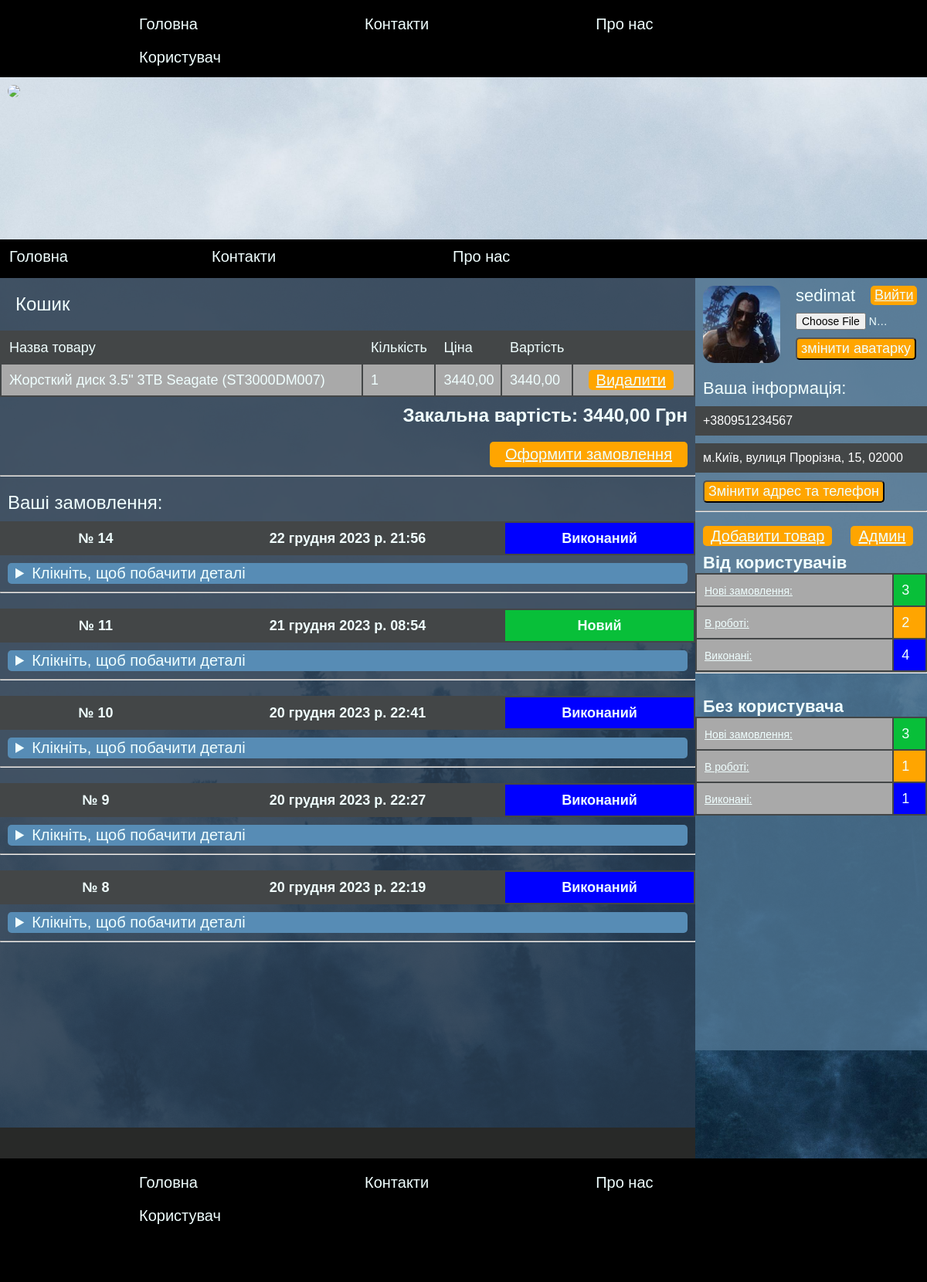
Page /user (signed in) on the committed database.
### Shop/models.py (models this page shows, shortened)
class Products(models.Model):
    name = models.CharField(max_length=50, verbose_name="Назва")
    description = models.TextField(verbose_name="Опис")
    published_date = models.DateTimeField(auto_created=True, verbose_name="Час")
    amount = models.DecimalField(max_digits=10, decimal_places=0, verbose_name="Кількість")
    price = models.DecimalField(max_digits=10, decimal_places=2, verbose_name="Ціна товару")  # вказує число флоат до коми та після
    category = models.ForeignKey(Category, on_delete=models.CASCADE, null=True, blank=True, verbose_name="Категорія")
    def __str__(self):
        return self.name
    class Meta:
        verbose_name = "Товар"
        verbose_name_plural = "Товари"

class ListOrders(models.Model):
    user = models.ForeignKey(User, on_delete=models.CASCADE, verbose_name="Покупець")
    description = models.TextField(verbose_name="Замовлення")
    status = models.PositiveIntegerField(default=1, verbose_name="Статус")
    date = models.DateTimeField(auto_created=True, verbose_name="Час")
    price = models.DecimalField(max_digits=10, decimal_places=2,default=1, verbose_name="Ціна замовлення")
    class Meta:
        verbose_name = "Замовлення"
        verbose_name_plural = "Замовлення"

class UserProfile(models.Model):
    id_user = models.ForeignKey(User, on_delete=models.CASCADE, verbose_name="Користувач")
    avatar = models.ImageField(upload_to='avatar', default='avatar/avatar_crj2ayQ.jpg')
    phone = models.CharField(max_length=13, verbose_name="Телефон")
    address = models.TextField(verbose_name="Адреса")
    class Meta:
        verbose_name = "Користувач додаток"
        verbose_name_plural = "Користувачі додаток"

### Shop/views.py (the view, shortened to what this page needs)
# urls.py: path('user', views.user, name='user'),
def user(request):
    category = Category.objects.all()
    if request.user.username:
        user = User.objects.get(username=request.user.username)
        orders = ListOrders.objects.filter(user=user).order_by("-date")
        list_orders = UpdateOrder(orders)  # Перетворений список
        basket_buf = BasketDict(user)
        info = UserInfo(user)
        form = UserRegistrationForm()
        context = {
            'orders': list_orders,
            'category': category,
            'user': user,
            'info': info,
            'form': form,
            'basket': basket_buf[0],
            'sum': basket_buf[1]
        }
        context.update(ListOrder())
        context.update(NoUserListOrder())
        return render(request, 'Shop/user.html', context=context)
    return render(request, 'Shop/user.html')

### Shop/forms.py
class UserRegistrationForm(UserCreationForm):
    class Meta:
        model = User
        fields = ['username', 'email', 'password1', 'password2']

### Shop/views.py (called while the page is built)
def UpdateOrder(orders):
    list_orders = []
    for i in orders:
        a = json.loads(i.description)
        for it in a:
            product = get_object_or_404(Products, id=it[4])
            imgs = ImgProduct.objects.filter(product=product.id)
            user = User.objects.get(username=i.user)
            user_profile = UserProfile.objects.get(id_user=user.id)
            it.append(imgs[0])
            it.append(product)
        list_orders.append([i.user, a, i.status, i.date, i.price, user_profile, i.id])
    return list_orders

def ListOrder():
    new = ListOrders.objects.filter(status=1).order_by("-date")  # сортує по даті додавання
    work = ListOrders.objects.filter(status=2).order_by("-date")  # сортує по даті додавання
    end = ListOrders.objects.filter(status=3).order_by("-date")  # сортує по даті додавання
    return {'new': new, 'work': work, 'end': end, 'lnew': len(new), 'lwork': len(work), 'lend': len(end)}

def NoUserListOrder():
    new = NoUserListOrders.objects.filter(status=1).order_by("-date")  # сортує по даті додавання
    work = NoUserListOrders.objects.filter(status=2).order_by("-date")  # сортує по даті додавання
    end = NoUserListOrders.objects.filter(status=3).order_by("-date")  # сортує по даті додавання
    return {'NUnew': new, 'NUwork': work, 'NUend': end, 'NUlnew': len(new), 'NUlwork': len(work), 'NUlend': len(end)}

def UserInfo(user):
    try:
        info = UserProfile.objects.get(id_user=user)
        return info
    except:
        return False

def BasketDict(user):
    basket2 = BufBasket.objects.filter(user=user)
    basket = []
    sum = 0
    for b in basket2:
        product = Products.objects.get(id=b.prod.id)
        all = b.quantity * product.price
        sum += all
        item = {
            'id': b.id,
            'user': b.user,
            'product_name': product.name,
            'quantity': b.quantity,
            'price': product.price,
            'all_price': all
        }
        basket.append(item)
    return (basket, sum,)

### template/Shop/user.html (shortened to what this page needs)
{% extends "Shop/base.html" %}
{% block content1 %}
{% if user.is_authenticated %}
<img class="avatar" src="{{ info.avatar.url }}" style=" width:100px;">
<p id="logo_text" >{{ user.username }}</p>
<a href="{% url 'logout' %}" id="del_1bask">Вийти</a>
<form enctype="multipart/form-data" action="{% url 'edit_profile' id=user.id type=1 %}" method="POST">
    <input type="file" id="file" name="avatar">
    <button type="submit" id="del_1bask">змінити аватарку</button>
</form>
<br>
<p id="logo_text" >Ваша інформація:</p>
<form enctype="multipart/form-data" action="{% url 'edit_profile' id=user.id type=2 %}" method="POST">
    <input type="text" class="table_basket1" name="phone" id="phone0" value="{{ info.phone }}">
    <input type="text" class="table_basket1" name="address" id="address0" value="{{ info.address }}">
    <button type="submit" id="del_1bask" >Змінити адрес та телефон</button>
</form>
{% endif %}
<hr>
{% if request.user.is_staff %}
    <a href="{% url 'creat' %}" id="del_bask">Добавити товар</a>
    <a href="{% url 'admin:index' %}" id="del_bask">Админ</a>
<br>
<h2 id="logo_text">Від користувачів</h2>
<table class="table_basket">
        <tr id="tr1">
            <td><a href="{% url 'orders' id=1 %}" id="product_txt">Нові замовлення:</a></td>
            <td style="background-color: #08bf39;">{{ lnew }}</td>
        </tr>
        <tr id="tr1">
            <td><a href="{% url 'orders' id=2 %}" id="product_txt">В роботі:</a></td>
            <td style="background-color: orange;">{{ lwork }}</td>
        </tr>
        <tr id="tr1">
            <td><a href="{% url 'orders' id=3 %}" id="product_txt">Виконані:</a></td>
            <td style="background-color: blue;">{{ lend }}</td>
        </tr>
</table>
<hr>
<h2 id="logo_text">Без користувача</h2>
<table class="table_basket">
        <tr id="tr1">
            <td><a href="{% url 'orders0' id=1 %}" id="product_txt">Нові замовлення:</a></td>
            <td style="background-color: #08bf39;">{{ NUlnew }}</td>
        </tr>
        <tr id="tr1">
            <td><a href="{% url 'orders0' id=2 %}" id="product_txt">В роботі:</a></td>
            <td style="background-color: orange;">{{ NUlwork }}</td>
        </tr>
        <tr id="tr1">
            <td><a href="{% url 'orders0' id=3 %}" id="product_txt">Виконані:</a></td>
            <td style="background-color: blue;">{{ NUlend }}</td>
        </tr>
</table>
{% endif %}
{% endblock %}
{% block content %}
<p id="product_txt_big">Кошик</p>
<table class="table_basket">
        <tr id="tr2">
            <td>Назва товару</td>
            <td>Кількість</td>
            <td>Ціна</td>
            <td>Вартість</td>
        </tr>
        {% for b in basket %}
            <tr id="tr1">
                <td>{{ b.product_name }}</td>
                <td>{{ b.quantity }}</td>
                <td>{{ b.price }}</td>
                <td>{{ b.all_price }}</td>
                <td><a id="del_bask" href="{% url 'basket_del' id=b.id %}">Видалити</a></td>
            </tr>
        {% endfor %}
</table>
{% if basket %}
<h2 id="sum_left"> Закальна вартість: {{ sum }} Грн</h2>
<br>
<a id="order" href="{% url 'order' %}">Оформити замовлення</a>
{% else %}
<h2 id="sum_left">Ваш кошик порожній.</h2>
{% endif %}
<hr>
<p class="form-label" >Ваші замовлення:</p>
{% for ord in orders %}
<table class="table_basket">
    <tr id="tr2">
        <th style="width:120px;">№ {{ ord.6 }}</th>
        <th style="width:200px;">{{ ord.3 }}</th>
        {% if ord.2 == 1 %}
            <th style="background-color: #08bf39; width:120px;">Новий</th>
        {% elif ord.2 == 2 %}
            <th style="background-color: orange; width:120px;">В роботі</th>
        {% elif ord.2 == 3 %}
            <th style="background-color: blue; width:120px;">Виконаний</th>
        {% else %}
            {{ ord.2 }}
        {% endif %}
    </tr>
</table>
<details>
  <summary id="del_bask" style="background-color: #578cb5;">Клікніть, щоб побачити деталі</summary>
</details>
<hr>
{% endfor %}
{% endblock %}

### static/Shop/style.css (style rules this page uses)
body { background-image: url('img/back1.jpg'); background-size: cover; background-position: center; background-repeat: no-repeat; background-attachment: fixed; padding: 0px; margin: 0px; }
hr { clear: both; margin: 0px 0px 20px 0px; }
.form-label { color: azure; font-family: sans-serif; font-size: 24px; margin: 10px; }
.avatar { float: left; border-radius: 15px; margin: 10px; width: 60px; }
#product_txt { font-family: sans-serif; font-size: 14px; color: azure; }
#product_txt_big { margin: 20px 20px 20px 20px; font-family: sans-serif; font-size: 24px; color: azure; }
.table_basket { background-color: #434647; width: 100%; font-family: sans-serif; font-size: 18px; color: azure; margin: 10px 0px 0px 0px; }
.table_basket1 { border: none; background-color: #434647; width: 290px; font-family: sans-serif; font-size: 16px; color: white; padding: 10px 0px 10px 10px; margin: 10px 0px 0px 0px; }
#sum_left { margin: 10px; float: right; font-family: sans-serif; font-size: 24px; color: azure; }
#del_1bask { float: left; margin: 10px; border-radius: 5px; background-color: orange; padding: 2px 5px 2px 5px; font-family: sans-serif; font-size: 18px; color: azure; }
#logo_text { float: left; margin: 10px 10px 0px 10px; font-family: sans-serif; font-size: 22px; color: azure; }
#file { max-width: 120px; float: left; margin: 0px 10px 0px 10px; font-family: sans-serif; font-size: 14px; color: azure; }
#del_bask { margin: 10px; border-radius: 5px; background-color: orange; padding: 2px 10px 2px 10px; font-family: sans-serif; font-size: 20px; color: azure; }
#tr1 { height: 40px; background-color: darkgrey; }
#tr2 { height: 40px; }
td { padding: 0px 0px 0px 10px; }
#order { font-family: sans-serif; background-color: orange; float: right; font-size: 20px; color: azure; padding: 5px 20px 5px 20px; margin: 10px; border-radius: 5px; }

### rows in the picture
UserProfile: avatar (picture), phone "+380951234567", address "м.Київ, вулиця Прорізна, 15, 02000"

### other values in the picture
{{ b.product_name }} "Жорсткий диск 3.5\" 3TB Seagate (ST3000DM007)"
{{ b.quantity }} "1"
{{ b.price }} "3440,00"
{{ b.all_price }} "3440,00"
{{ sum }} "3440,00"
{{ ord.6 }} "14"
{{ ord.3 }} "22 грудня 2023 р. 21:56"
{{ ord.6 }} "11"
{{ ord.3 }} "21 грудня 2023 р. 08:54"
{{ ord.6 }} "10"
{{ ord.3 }} "20 грудня 2023 р. 22:41"
{{ ord.6 }} "9"
{{ ord.3 }} "20 грудня 2023 р. 22:27"
{{ ord.6 }} "8"
{{ ord.3 }} "20 грудня 2023 р. 22:19"
